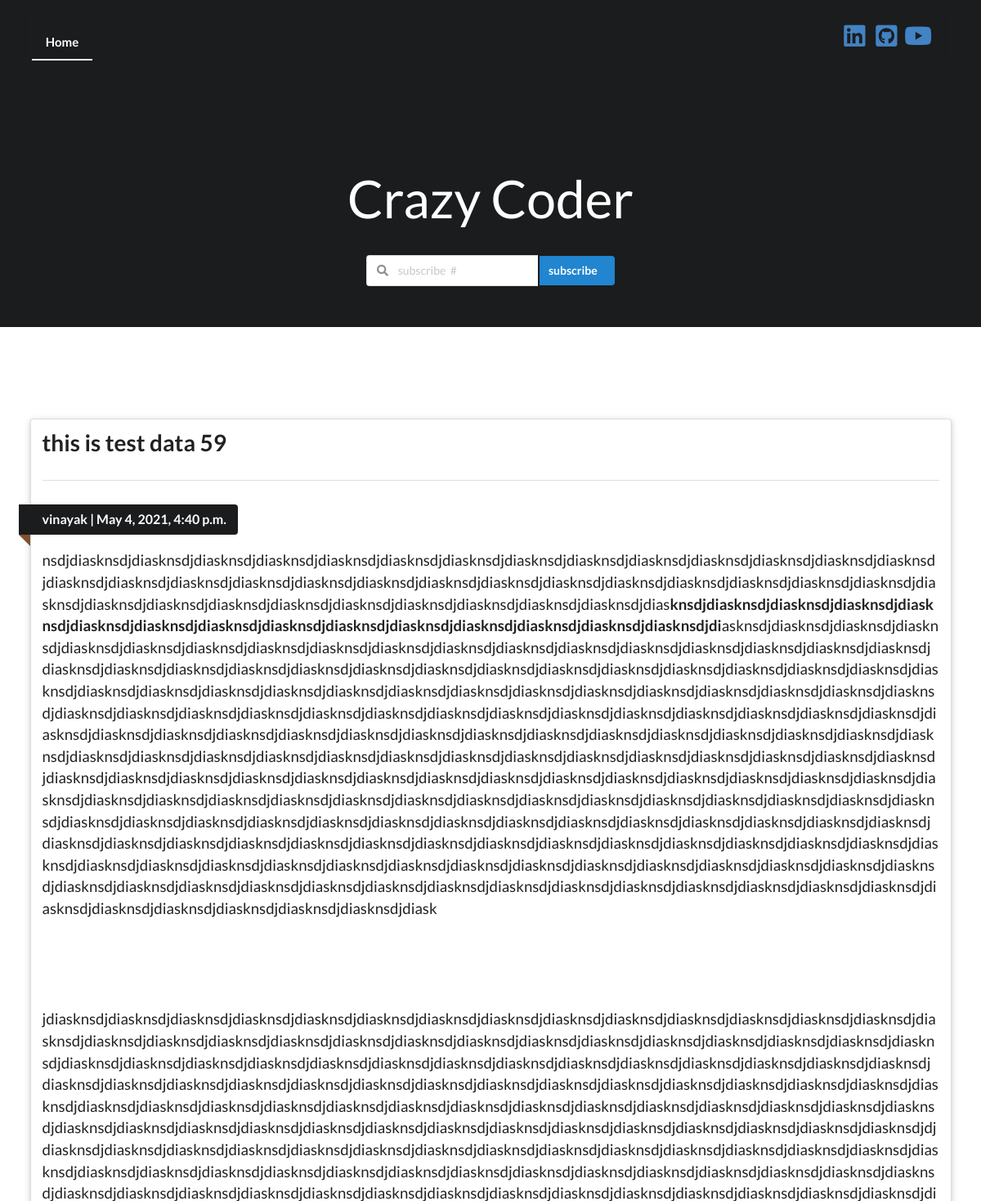
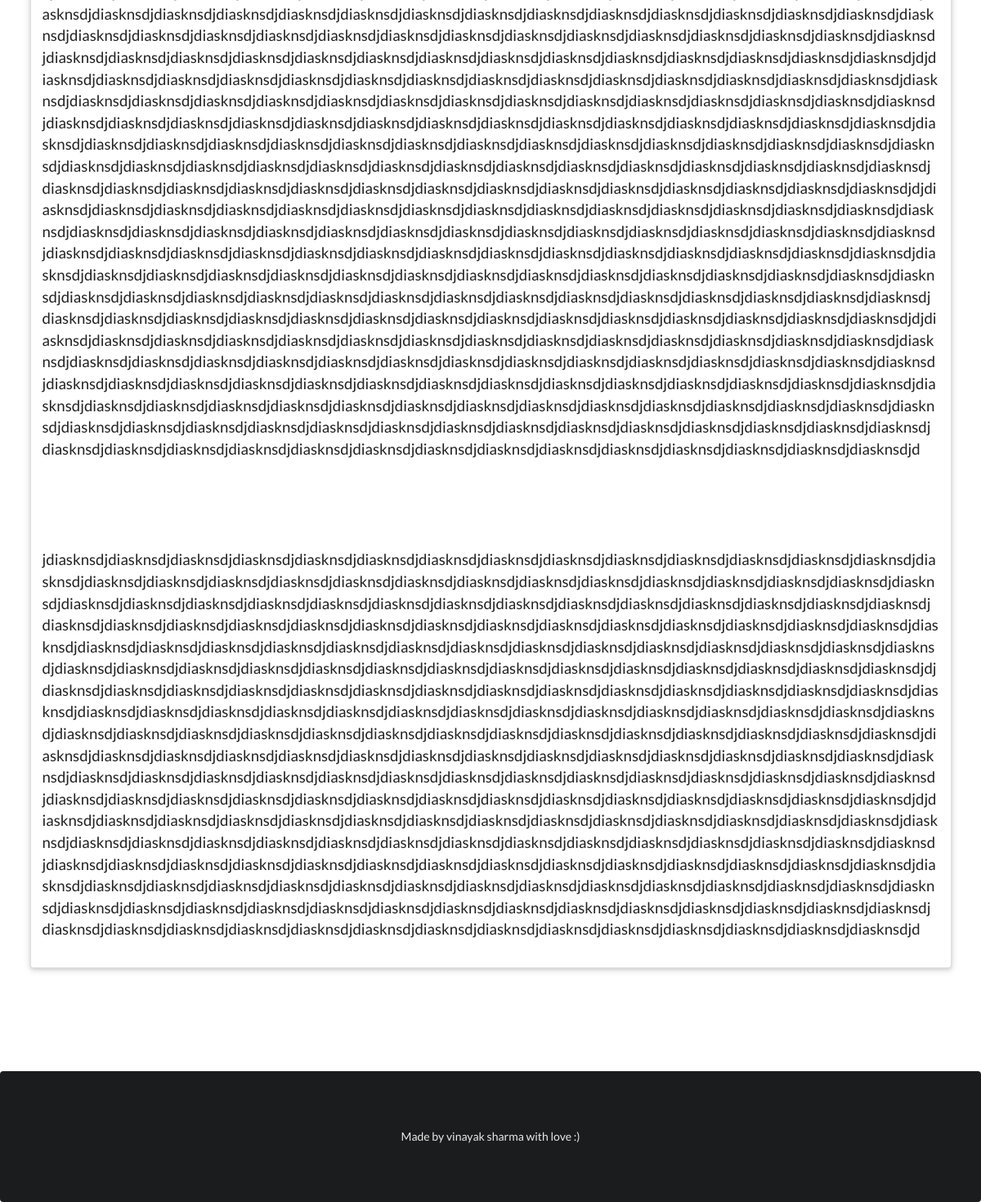
The page /posts/this-is-test-data-59/ on the database its author committed (2 pictures, top to bottom).
### posts/models.py (models this page shows, shortened)
class Post(models.Model):
    title = models.CharField(max_length=200, unique=True)
    slug = models.SlugField(max_length=200, unique=True)
    author = models.ForeignKey(
        User, on_delete=models.CASCADE, related_name="blog_posts"
    )
    updated_on = models.DateTimeField(auto_now=True)
    content = RichTextUploadingField(blank=False)
    created_on = models.DateTimeField(auto_now_add=True)
    status = models.IntegerField(choices=STATUS, default=0)
    class Meta:
        ordering = ["-created_on"]

### posts/views.py (the view)
# urls.py: path('<slug:slug>/', views.PostDetail.as_view(), name='post_detail'),
class PostDetail(generic.DetailView):
    model = Post
    template_name = 'posts/post_detail.html'

### templates/posts/post_detail.html
{% extends "base.html" %}
{% block container %}
<div class="ui text justified raised segment" style="overflow-wrap: break-word;">
  <h3 class="ui header">{{ object.title }}</h3>
  <div class="ui section divider"></div>
  <div class="ui black ribbon label">
  <p class="meta">{{ object.author }} | {{ object.created_on}}</p>
</div>
  <p class="very padded text">{{object.content|safe }}</p>
</div>
{% endblock container %}

### static/base.css (style rules this page uses)
.ui.vertical.stripe h3 { font-size: 2em; }
.ui.vertical.stripe p { font-size: 1.33em; }

### rows shown on the page
Post: title "this is test data 59", author "vinayak", created_on "May 4, 2021, 4:40 p.m.", content "nsdjdiasknsdjdiasknsdjdiasknsdjdiasknsdjdiasknsdjdiasknsdjdiasknsdjdiasknsdjdiasknsdjdiasknsdjdiasknsdjdiasknsdjdiasknsdjdiasknsdjdiasknsdjdiasknsdjdiasknsdjdiasknsdjdiasknsdjdiasknsdjdiasknsdjdiasknsdjdiasknsdjdiasknsdjdiasknsdjdiasknsdjdiasknsdjdiasknsdjdiasknsdjdiasknsdjdiasknsdjdiasknsdjdiasknsdjdiasknsdjdiasknsdjdiasknsdjdiasknsdjdiasknsdjdias knsdjdiasknsdjdiasknsdjdiasknsdjdiasknsdjdiasknsdjdiasknsdjdiasknsdjdiasknsdjdiasknsdjdiasknsdjdiasknsdjdiasknsdjdiasknsdjdiasknsdjdi…"
